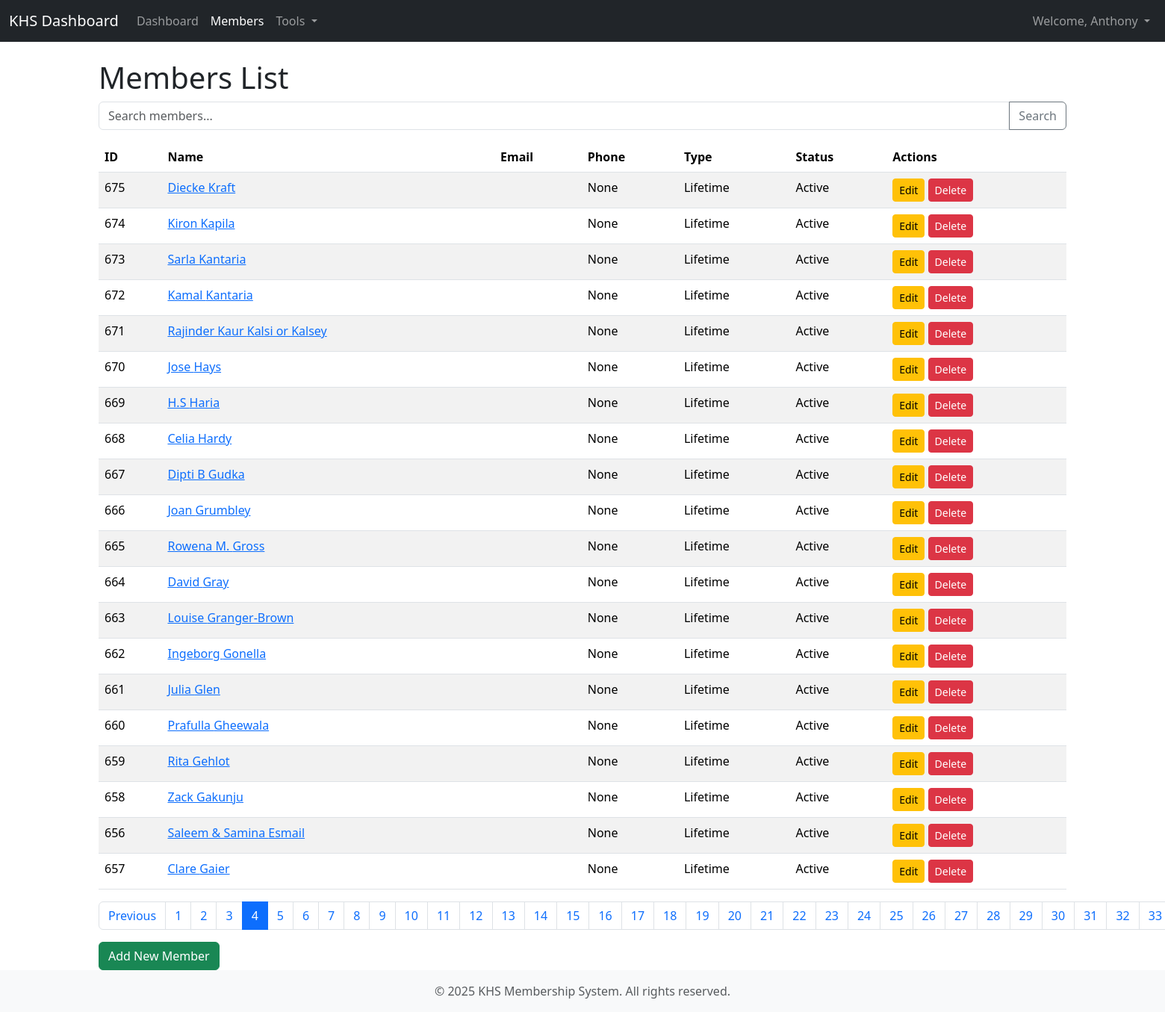
/members/list/?page=4 (signed in), run on the app's committed database.
### members/models.py (models this page shows)
class Member(AbstractBaseUser, PermissionsMixin):
    MEMBERSHIP_CHOICES = [
        ('S', 'Single'),
        ('D', 'Double'),
        ('L', 'LifeTime'),
        ('G', 'Gardener'),
    ]
    objects = MemberManager()
    USERNAME_FIELD = 'username' # CRUCIAL: Now username is the primary login field
    REQUIRED_FIELDS = ['email', 'first_name', 'last_name'] # email is now a required field along with first/last name
    email = models.EmailField(_('email address'), unique=False) # Email still unique
    is_active = models.BooleanField(
        _('active'),
        default=True,
        help_text=_(
            'Designates whether this user should be treated as active. '
            'Unselect this instead of deleting accounts.'
        ),
    )
    is_staff = models.BooleanField(
        _('staff status'),
        default=False,
        help_text=_('Designates whether the user can log into this admin site.'),
    )
    is_superuser = models.BooleanField(
        _('superuser status'),
        default=False,
        help_text=_(
            'Designates that this user has all permissions without '
            'explicitly assigning them.'
        ),
    )
    username = models.CharField(_('username'), max_length=10,unique = True,blank=True)
    first_name = models.CharField(_('first name'), max_length=50, blank=True)
    last_name = models.CharField(_('last name'), max_length=50, blank=True)
    alt_name = models.CharField(max_length=100, blank=True, null=True)
    phone = models.CharField(
        _('phone number'),
        max_length=15,
        blank=True,
        null=True,
        validators=[
            RegexValidator(
                regex=r'^\+?[0-9]{8,15}$',
                message="Phone number must be 8-15 digits, with optional + prefix"
            )
        ]
    )
    address = models.TextField(_('address'), blank=True, null=True)
    payment_mode = models.CharField(max_length=50, blank=True, null=True)
    order_number = models.CharField(max_length=50, blank=True, null=True,)
    renewal_date = models.DateField(blank=True, null=True)
    contact_point = models.CharField(max_length=100, blank=True, null=True)
    membership_type = models.CharField(
        _('membership type'),
        max_length=1,
        choices=MEMBERSHIP_CHOICES,
        default='S'
    )
    date_joined = models.DateTimeField(_('date joined'), default=timezone.now)
    membership_expiry = models.DateField(_('membership expiry'), blank=True, null=True)
    profile_image = models.ImageField(
        _('profile image'),
        upload_to='members/profile_images/',
        blank=True,
        null=True,
        help_text="Upload a profile picture for this member"
    )
    notes = models.TextField(_('notes'), blank=True, null=True)

### members/views.py (the view, shortened to what this page needs)
# urls.py: path('list/', MemberListView.as_view(), name='list'),
class MemberListView(LoginRequiredMixin, ListView):
    model = Member
    template_name = 'members/member_list.html'
    context_object_name = 'members' # The variable name to use in the template
    paginate_by = 20 # Number of members per page
    ordering = ['-date_joined'] # Order by most recently joined
    def get_queryset(self):
        queryset = super().get_queryset()
        search_query = self.request.GET.get('search')
        return queryset.distinct()

### members/templates/members/member_list.html (shortened to what this page needs)
{% extends "base.html" %}
{% block content %}
<h1>Members List</h1>
<form method="GET" action="{% url 'members:list' %}" class="mb-3">
    <div class="input-group">
        <input type="text" name="search" class="form-control" placeholder="Search members..." value="{{ request.GET.search }}">
        <button type="submit" class="btn btn-outline-secondary">Search</button>
    </div>
</form>
<table class="table table-striped">
    <thead>
        <tr>
            <th>ID</th>
            <th>Name</th>
            <th>Email</th>
            <th>Phone</th>
            <th>Type</th>
            <th>Status</th>
            <th>Actions</th>
        </tr>
    </thead>
    <tbody>
        {% for member in members %}
        <tr>
            <td>{{ member.id }}</td>
            <td>
                <a href="{% url 'members:detail' member.id %}">{{ member.first_name }} {{ member.last_name }}</a>
            </td>
            <td>{{ member.email }}</td>
            <td>{{ member.phone }}</td>
            <td>{{ member.get_membership_type_display }}</td>
            <td>{% if member.is_active %}Active{% else %}Inactive{% endif %}</td>
            <td>
                <a href="{% url 'members:update' member.id %}" class="btn btn-sm btn-warning">Edit</a>
                <a href="{% url 'members:delete' member.id %}" class="btn btn-sm btn-danger" onclick="return confirm('Are you sure you want to delete {{ member.first_name }} {{ member.last_name }}?')">Delete</a>
            </td>
        </tr>
        {% empty %}
        <tr>
            <td colspan="8">No members found.</td>
        </tr>
        {% endfor %}
    </tbody>
</table>
{% if is_paginated %}
    <nav aria-label="Page navigation">
        <ul class="pagination">
            {% if page_obj.has_previous %}
                <li class="page-item"><a class="page-link" href="?page={{ page_obj.previous_page_number }}{% if request.GET.search %}&search={{ request.GET.search }}{% endif %}">Previous</a></li>
            {% endif %}
            {% for i in paginator.page_range %}
                <li class="page-item {% if page_obj.number == i %}active{% endif %}">
                    <a class="page-link" href="?page={{ i }}{% if request.GET.search %}&search={{ request.GET.search }}{% endif %}">{{ i }}</a>
                </li>
            {% endfor %}
        </ul>
    </nav>
{% endif %}
<a href="{% url 'members:create' %}" class="btn btn-success">Add New Member</a>
{% endblock %}

### templates/base.html (shortened to what this page needs)
{% load static %}
<!DOCTYPE html>
<html lang="en">
<head>
    <link href="https://cdn.jsdelivr.net/npm/bootstrap@5.3.3/dist/css/bootstrap.min.css" rel="stylesheet">
    <link rel="stylesheet" href="{% static 'css/style.css' %}">
</head>
<body>
    <nav class="navbar navbar-expand-lg navbar-dark bg-dark">
        <div class="container-fluid">
            <a class="navbar-brand" href="{% url 'members:dashboard' %}">KHS Dashboard</a>
            <div class="collapse navbar-collapse" id="navbarNav">
                <ul class="navbar-nav me-auto mb-2 mb-lg-0">
                    <li class="nav-item">
                        <a class="nav-link {% if request.resolver_match.url_name == 'dashboard' %}active{% endif %}" aria-current="page" href="{% url 'members:dashboard' %}">Dashboard</a>
                    </li>
                    <li class="nav-item">
                        <a class="nav-link {% if request.resolver_match.url_name == 'list' %}active{% endif %}" href="{% url 'members:list' %}">Members</a>
                    </li>
                    <li class="nav-item dropdown">
                        <a class="nav-link dropdown-toggle" href="#" id="navbarDropdown" role="button" data-bs-toggle="dropdown" aria-expanded="false">
                            Tools
                        </a>
                    </li>
                </ul>
                <ul class="navbar-nav ms-auto">
                    {% if user.is_authenticated %}
                        <li class="nav-item dropdown">
                            <a class="nav-link dropdown-toggle" href="#" id="userDropdown" role="button" data-bs-toggle="dropdown" aria-expanded="false">
                                Welcome, {{ user.first_name|default:user.email }}
                            </a>
                        </li>
                    {% else %}
                        <li class="nav-item">
                            <a class="nav-link" href="{% url 'members:login' %}">Login</a>
                        </li>
                    {% endif %}
                </ul>
            </div>
        </div>
    </nav>
    <div class="container mt-4">
        {% block content %}{% endblock %}
    </div>
    <footer class="footer mt-auto py-3 bg-light">
        <div class="container text-center">
            <span class="text-muted">&copy; {% now "Y" %} KHS Membership System. All rights reserved.</span>
        </div>
    </footer>
</body>
</html>

### data on the page
Member: first_name "Anthony"
Member: id "675", first_name "Diecke", last_name "Kraft", phone "None", membership_type "Lifetime", is_active "Active"
Member: id "674", first_name "Kiron", last_name "Kapila", phone "None", membership_type "Lifetime", is_active "Active"
Member: id "673", first_name "Sarla", last_name "Kantaria", phone "None", membership_type "Lifetime", is_active "Active"
Member: id "672", first_name "Kamal", last_name "Kantaria", phone "None", membership_type "Lifetime", is_active "Active"
Member: id "671", first_name "Rajinder Kaur", last_name "Kalsi or Kalsey", phone "None", membership_type "Lifetime", is_active "Active"
Member: id "670", first_name "Jose", last_name "Hays", phone "None", membership_type "Lifetime", is_active "Active"
Member: id "669", first_name "H.S", last_name "Haria", phone "None", membership_type "Lifetime", is_active "Active"
Member: id "668", first_name "Celia", last_name "Hardy", phone "None", membership_type "Lifetime", is_active "Active"
Member: id "667", first_name "Dipti B", last_name "Gudka", phone "None", membership_type "Lifetime", is_active "Active"
Member: id "666", first_name "Joan", last_name "Grumbley", phone "None", membership_type "Lifetime", is_active "Active"
Member: id "665", first_name "Rowena M.", last_name "Gross", phone "None", membership_type "Lifetime", is_active "Active"
Member: id "664", first_name "David", last_name "Gray", phone "None", membership_type "Lifetime", is_active "Active"
Member: id "663", first_name "Louise", last_name "Granger-Brown", phone "None", membership_type "Lifetime", is_active "Active"
Member: id "662", first_name "Ingeborg", last_name "Gonella", phone "None", membership_type "Lifetime", is_active "Active"
Member: id "661", first_name "Julia", last_name "Glen", phone "None", membership_type "Lifetime", is_active "Active"
Member: id "660", first_name "Prafulla", last_name "Gheewala", phone "None", membership_type "Lifetime", is_active "Active"
Member: id "659", first_name "Rita", last_name "Gehlot", phone "None", membership_type "Lifetime", is_active "Active"
Member: id "658", first_name "Zack", last_name "Gakunju", phone "None", membership_type "Lifetime", is_active "Active"
Member: id "656", first_name "Saleem & Samina", last_name "Esmail", phone "None", membership_type "Lifetime", is_active "Active"
Member: id "657", first_name "Clare", last_name "Gaier", phone "None", membership_type "Lifetime", is_active "Active"

### other printed values
{{ i }} "1" "2" "3" "4" "5" "6" "7" "8" "9" "10" "11" "12" "13" "14" "15" "16" "17" "18" "19" "20" "21" "22" "23" "24" "25" "26" "27" "28" "29" "30" "31" "32" "33"
